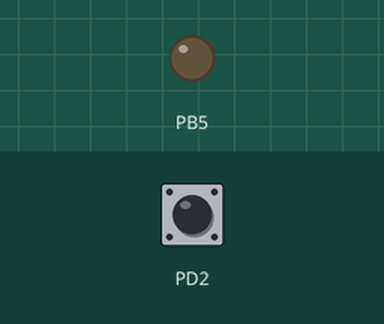
This program was run on a simulated ATmega328P, built with avr-gcc and emulated at 16 MHz (the files do not name the chip). On the bench: output pins drawn as LEDs (lit = HIGH). The test bench sets the inputs (shaded band); at power-on: PD2 HIGH.

Above: at 1.2 s.
1.3 s: PD2 pulled LOW for 0.15 s
At 1.8 s:
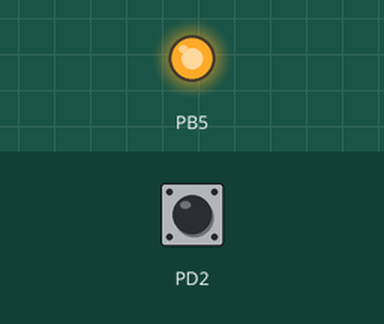
2.9 s: PD2 pulled LOW for 1 s
At 4.2 s:
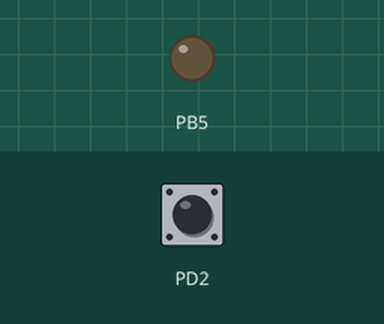
5.4 s: PD2 pulled LOW for 3.2 s
At 6.1 s:
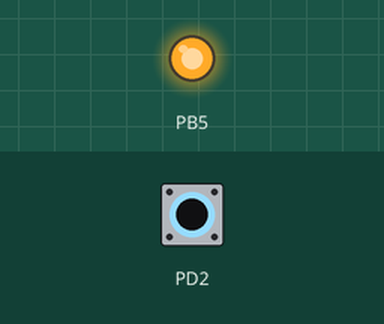
Timing chart, 0 to 8.4 s (numbered marks = the images above; inputs shaded):
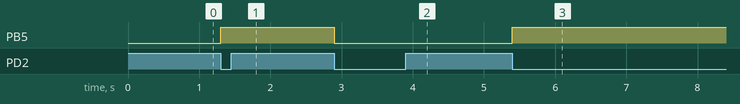

Measured:
- after the input at 1.3 s, PB5: LOW → HIGH at once
- after the input at 2.9 s, PB5: HIGH → LOW at once
- after the input at 5.4 s, PB5: LOW → HIGH at once

The program:

main.c
```c
#define F_CPU 16000000UL

#include <avr/io.h>
#include <avr/interrupt.h>
#include <util/delay.h>
#include <stdbool.h>

ISR (INT0_vect){
    PORTB ^= 1 << 5;
}

int main (void)
{
    PORTD |= (1 << PD2);
    DDRB |= (1 << PB5);

    //SREG |= (1 << SREG_I);
    EIMSK |= (1 << INT0);
    EICRA |= (1 << ISC01);

    sei();

    while(true){

    }
}
```
